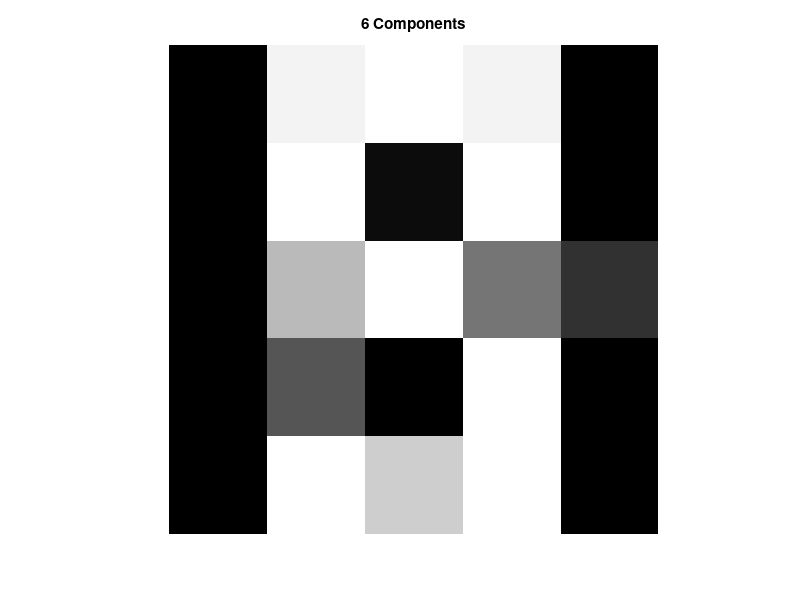

MATLAB code for this plot:
%
%
%
clf;
clear;
%loading images and displaying 
load i0.mat;
load i1.mat;
load i2.mat;
load i3.mat;
load i4.mat;
load i5.mat;
load i6.mat;
load i7.mat;
load i8.mat;
load i9.mat;
figure(1);
subplot(4,3,1);
imshow(i0);
subplot(4,3,2);
imshow(i1);
subplot(4,3,3);
imshow(i2);
subplot(4,3,4);
imshow(i3);
subplot(4,3,5);
imshow(i4);
subplot(4,3,6);
imshow(i5);
subplot(4,3,7);
imshow(i6);
subplot(4,3,8);
imshow(i7);
subplot(4,3,9);
imshow(i8);
subplot(4,3,10);
imshow(i9);
%
[m n]=size(i0)
N=m*n
%
% convert to
% a vector
% representation
%
p0=reshape(i0',1,N);
p1=reshape(i1',1,N);
p2=reshape(i2',1,N);
p3=reshape(i3',1,N);
p4=reshape(i4',1,N);
p5=reshape(i5',1,N);
p6=reshape(i6',1,N);
p7=reshape(i7',1,N);
p8=reshape(i8',1,N);
p9=reshape(i9',1,N);
%
mean=(p0+p1+p2+p3+p4+p5+p6+p7+p8+p9)/10;
rmean=reshape(mean',5,5);
pause;
clf;
subplot(1,10,1)
imshow(p0');
title('0')
subplot(1,10,2)
imshow(p1');
title('1')
subplot(1,10,3)
imshow(p2');
title('2')
subplot(1,10,4)
imshow(p3');
title('3')
subplot(1,10,5)
imshow(p4');
title('4')
subplot(1,10,6)
imshow(p5');
title('5')
subplot(1,10,7)
imshow(p6');
title('6')
subplot(1,10,8)
imshow(p7');
title('7')
subplot(1,10,9)
imshow(p8');
title('8')
subplot(1,10,10)
imshow(p9');
title('9')
%
Y(1,:)=p0;
Y(2,:)=p1;
Y(3,:)=p2;
Y(4,:)=p3;
Y(5,:)=p4;
Y(6,:)=p5;
Y(7,:)=p6;
Y(8,:)=p7;
Y(9,:)=p8;
Y(10,:)=p9;
%
% calculate image covariance matrix
imcov=cov(Y);
%
pause;
clf;
subplot(1,1,1);
imax=max(max(imcov));
imin=min(min(imcov));
imshow(imcov,[imin imax]);colorbar
pause
clf
%
%
% Find Eigenvector matrix
%
[v d] = eig(imcov);
imax=max(max(v));
imin=min(min(v));
subplot(1,1,1)
imshow(v,[imin imax]);colorbar; 
title('KLT Matrix')
%
d1=reshape(v(:,1),5,5);
d2=reshape(v(:,2),5,5);
d3=reshape(v(:,3),5,5);
d4=reshape(v(:,4),5,5);
d5=reshape(v(:,5),5,5);
d6=reshape(v(:,6),5,5);
d7=reshape(v(:,7),5,5);
d8=reshape(v(:,8),5,5);
d9=reshape(v(:,9),5,5);
d10=reshape(v(:,10),5,5);
d11=reshape(v(:,11),5,5);
d12=reshape(v(:,12),5,5);
d13=reshape(v(:,13),5,5);
d14=reshape(v(:,14),5,5);
d15=reshape(v(:,15),5,5);
d16=reshape(v(:,16),5,5);
d17=reshape(v(:,17),5,5);
d18=reshape(v(:,18),5,5);
d19=reshape(v(:,19),5,5);
d20=reshape(v(:,20),5,5);
d21=reshape(v(:,21),5,5);
d22=reshape(v(:,22),5,5);
d23=reshape(v(:,23),5,5);
d24=reshape(v(:,24),5,5);
d25=reshape(v(:,25),5,5);
%
pause 
clf
%
subplot(5,5,1)
imshow(d25)
subplot(5,5,2)
imshow(d24)
subplot(5,5,3)
imshow(d23)
subplot(5,5,4)
imshow(d22)
subplot(5,5,5)
imshow(d21)
subplot(5,5,6)
imshow(d20)
subplot(5,5,7)
imshow(d19)
subplot(5,5,8)
imshow(d18)
subplot(5,5,9)
imshow(d17)
subplot(5,5,10)
imshow(d16)
subplot(5,5,11)
imshow(d15)
subplot(5,5,12)
imshow(d14)
subplot(5,5,13)
imshow(d13)
subplot(5,5,14)
imshow(d12)
subplot(5,5,15)
imshow(d11)
subplot(5,5,16)
imshow(d10)
subplot(5,5,17)
imshow(d9)
subplot(5,5,18)
imshow(d8)
subplot(5,5,19)
imshow(d7)
subplot(5,5,20)
imshow(d6)
subplot(5,5,21)
imshow(d5)
subplot(5,5,22)
imshow(d4)
subplot(5,5,23)
imshow(d3)
subplot(5,5,24)
imshow(d2)
subplot(5,5,25)
imshow(d1)
pause
clf
%
%
% take KLT of digit 3
%
k3=v*p3'
rk3=reshape(k3,5,5);
frk3=[5, 4, 1, 2, 1; 
      3, 4, 2, 0, 0; 
      2, 1, 1, 0, 0.2;
     0.5, 0.3, 0, 0.1, 0.1;
      0,  0.1, 0, 0.05, 0.03]
imax=max(max(frk3));
imin=min(min(frk3));
subplot(1,2,1)
imshow(i3);colorbar;
subplot(1,2,2)
imshow(frk3,[imin imax]);colorbar;
pause
clf
%
%
sum =rmean'
%subplot(1,1,1)
%imshow(sum); title('Mean Image')
%pause(4)
sum = sum + k3(25)*d25';
subplot(1,1,1)
imshow(sum); title('Mean + 1 Component')
pause(1)
sum = sum + k3(24)*d24';
subplot(1,1,1)
imshow(sum); title('2 Components')
pause(1)
sum = sum + k3(23)*d23';
subplot(1,1,1)
imshow(sum); title('3 Components')
pause(1)
sum = sum + k3(22)*d22';
subplot(1,1,1)
imshow(sum); title('4 Components')
pause(1)
sum = sum + k3(21)*d21';
subplot(1,1,1)
imshow(sum); title('5 Components')
pause(1)
sum = sum + k3(20)*d20';
subplot(1,1,1)
imshow(sum); title('6 Components')
pause(1)
sum = sum + k3(19)*d19';
subplot(1,1,1)
%imshow(sum); title('7 Components')
%pause(1)
sum = sum + k3(18)*d18';
subplot(1,1,1)
%imshow(sum); title('8 Components')
%pause(1)
sum = sum + k3(17)*d17';
subplot(1,1,1)
%imshow(sum); title('9 Components')
%pause(1)
sum = sum + k3(16)*d16';
subplot(1,1,1)
% imshow(sum); title('10 Components')
% pause(1)
sum = sum + k3(15)*d15';
sum = sum + k3(14)*d14';
sum = sum + k3(13)*d13';
sum = sum + k3(12)*d12';
sum = sum + k3(11)*d11';
% imshow(sum); title('15 Components')
% pause(4)
sum = sum + k3(10)*d10';
sum = sum + k3(9)*d9';
sum = sum + k3(8)*d8';
sum = sum + k3(7)*d7';
sum = sum + k3(6)*d6';
sum = sum + k3(5)*d5';
sum = sum + k3(4)*d4';
sum = sum + k3(3)*d3';
sum = sum + k3(2)*d2';
sum = sum + k3(1)*d1';
% imshow(sum); title('25 Components')
% pause 
% clf
%
%
% take KLT of digit 2
%
%k2=v*p2'
%rk2=reshape(k2,5,5);
%imax=max(max(rk2));
%imin=min(min(rk2));
%pause
%clf
%subplot(1,2,1)
%imshow(i2,[imin imax]);colorbar;
%subplot(1,2,2)
%imshow(rk2,[imin imax]);colorbar





















